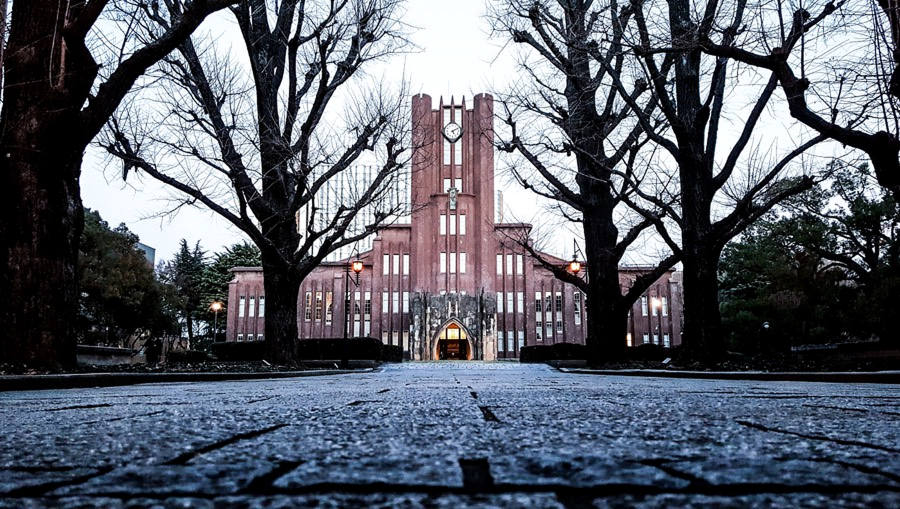
#> input picture assets/charity/venue/todai_avenue.jpg, 2700 x 1527 px, found by its file name (shown at 1/3 size)
$ python upscale_2026-08-31.py
#> lines starting #> are read from the running program, lines starting #| are printed output that depends on the picture
#> in process, opened is the input picture: PIL image 2700x1527 RGB; mean R, G, B 90.9, 95.7, 106.5
#!/usr/bin/env /usr/bin/python3
"""Conservative, non-generative upscaling for the three supplied JPEGs."""

from pathlib import Path

import numpy as np
from PIL import Image, ImageFilter


JOBS = (
    ("todai_avenue.jpg", "todai_avenue_hq.jpg", (2700, 1527)),
    ("yasuda_hall.jpg", "yasuda_hall_hq.jpg", (2560, 1708)),
    ("celavi_blue.jpg", "celavi_blue_hq.jpg", (2128, 1416)),
)

INPUT_DIR = Path("in")
OUTPUT_DIR = Path("out")


def selective_denoise(image: Image.Image) -> Image.Image:
    """Blend a tiny blur into flat areas, with slightly more weight in shadows."""
    source = np.asarray(image, dtype=np.float32)
    local_mean = np.asarray(image.filter(ImageFilter.GaussianBlur(1.15)), dtype=np.float32)
    gentle_blur = np.asarray(image.filter(ImageFilter.GaussianBlur(0.55)), dtype=np.float32)

    luma = source[..., 0] * 0.2126 + source[..., 1] * 0.7152 + source[..., 2] * 0.0722
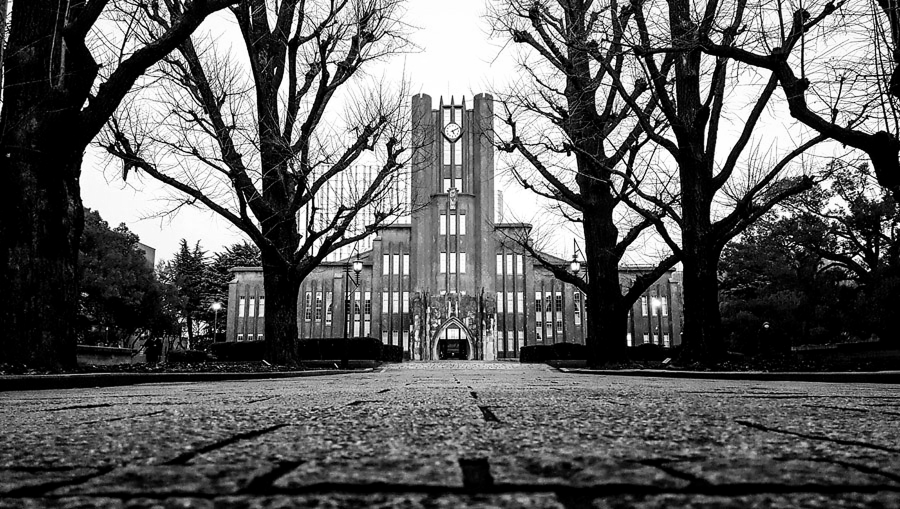
#> luma: shape (1527, 2700) float32 (shown at 1/3 size); min 0, max 255, mean 95.5
    detail = np.mean(np.abs(source - local_mean), axis=2)
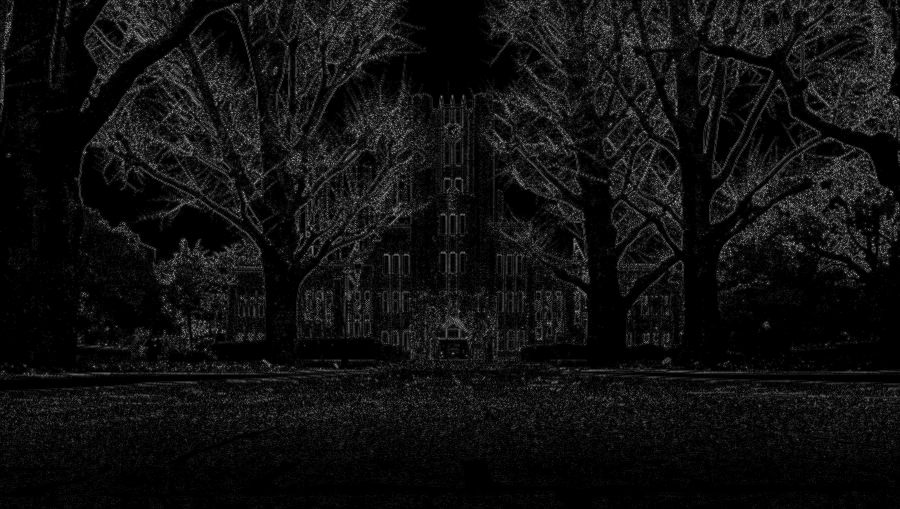
#> detail: shape (1527, 2700) float32 (shown at 1/3 size); min 0, max 86.67, mean 5.8; drawn with min black and max white

    # The mask quickly falls to zero at edges/textures. Shadows receive at most
    # a small additional blend, which suppresses noise without waxy detail loss.
    flatness = np.clip((8.0 - detail) / 8.0, 0.0, 1.0)
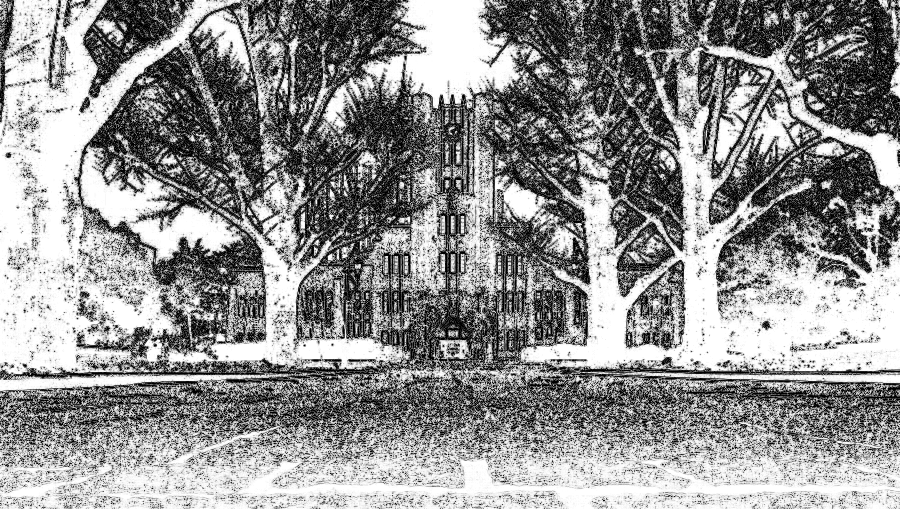
#> flatness: shape (1527, 2700) float32 (shown at 1/3 size); min 0, max 1, mean 0.572
    darkness = np.clip((105.0 - luma) / 105.0, 0.0, 1.0)
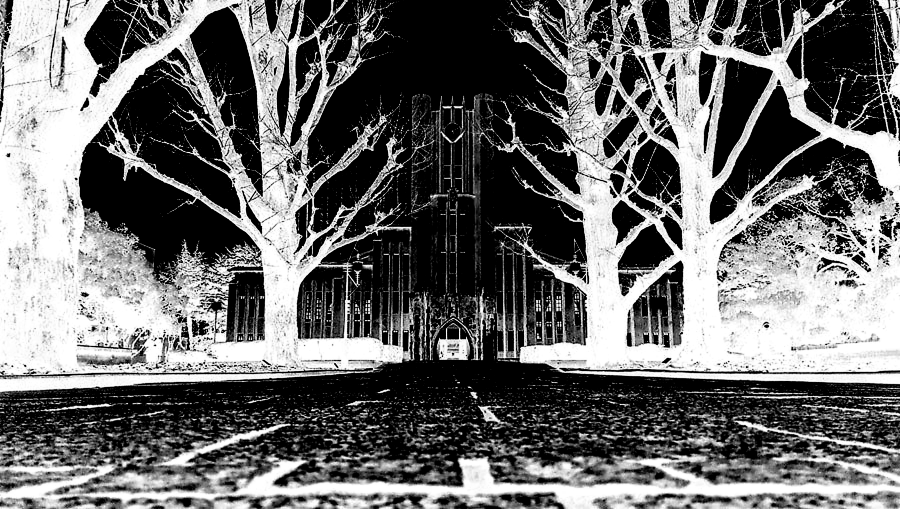
#> darkness: shape (1527, 2700) float32 (shown at 1/3 size); min 0, max 1, mean 0.426
    amount = flatness * (0.08 + 0.10 * darkness)
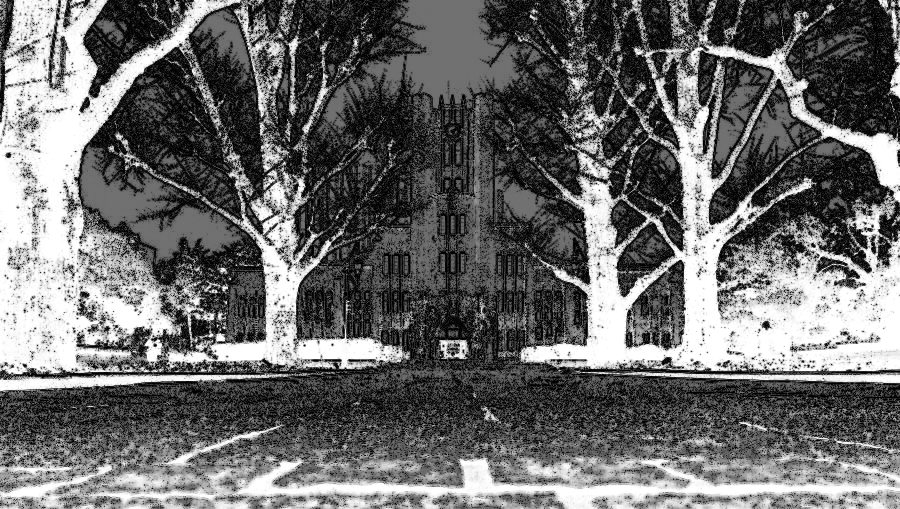
#> amount: shape (1527, 2700) float32 (shown at 1/3 size); min 0, max 0.18, mean 0.0759; drawn with min black and max white
    result = source * (1.0 - amount[..., None]) + gentle_blur * amount[..., None]
    return Image.fromarray(np.clip(np.rint(result), 0, 255).astype(np.uint8))


def luma_contrast(image: Image.Image, factor: float = 1.04) -> Image.Image:
    """Raise luminance contrast without directly scaling color saturation."""
#> called with factor = 1.04
    rgb = np.asarray(image, dtype=np.float32)
    luma = rgb[..., 0] * 0.2126 + rgb[..., 1] * 0.7152 + rgb[..., 2] * 0.0722
    adjusted_luma = (luma - 127.5) * factor + 127.5
    result = rgb + (adjusted_luma - luma)[..., None]
    return Image.fromarray(np.clip(np.rint(result), 0, 255).astype(np.uint8))


def process(source_path: Path, output_path: Path, target_size: tuple[int, int]) -> None:
    with Image.open(source_path) as opened:
        image = opened.convert("RGB")
        image = image.resize(target_size, Image.Resampling.LANCZOS)

    # Low amount and a small radius recover interpolation softness while keeping
    # bright/dark edge overshoot (visible halos) restrained.
    image = image.filter(ImageFilter.UnsharpMask(radius=1.25, percent=55, threshold=3))
    image = selective_denoise(image)
    image = luma_contrast(image, factor=1.04)
    image.save(output_path, "JPEG", quality=95, subsampling=0, optimize=True)


def main() -> None:
    OUTPUT_DIR.mkdir(parents=True, exist_ok=True)
    for source_name, output_name, target_size in JOBS:
        source_path = INPUT_DIR / source_name
        output_path = OUTPUT_DIR / output_name
        process(source_path, output_path, target_size)
        print(f"{source_path} -> {output_path} {target_size[0]}x{target_size[1]}")
#> pass 2 of the loop in main, `for source_name, output_name, target_size in JOBS:`:
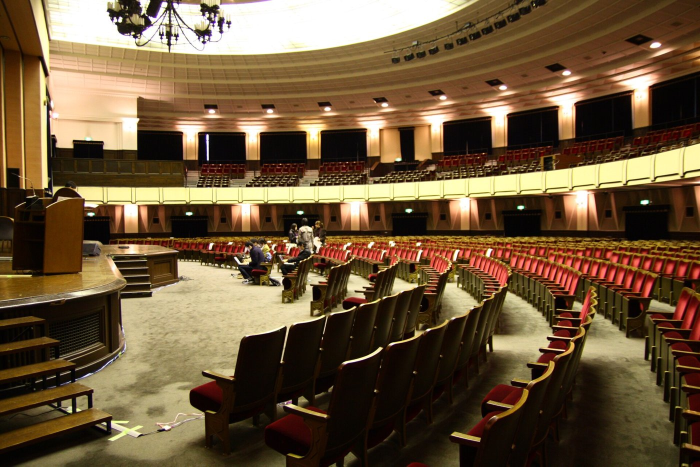
#> input picture assets/charity/venue/yasuda_hall.jpg, 1400 x 933 px, found by its file name (shown at 1/2 size)
#> in process, opened is the input picture: PIL image 1400x933 RGB; mean R, G, B 109.3, 86.6, 58.6
#> source: shape (1708, 2560, 3) float32
#> local_mean: shape (1708, 2560, 3) float32
#> gentle_blur: shape (1708, 2560, 3) float32
#> detail: shape (1708, 2560) float32
#> flatness: shape (1708, 2560) float32
#> in selective_denoise (call 2), `darkness = np.clip((105.0 - luma) / 105.0, 0.0, 1.0)`:
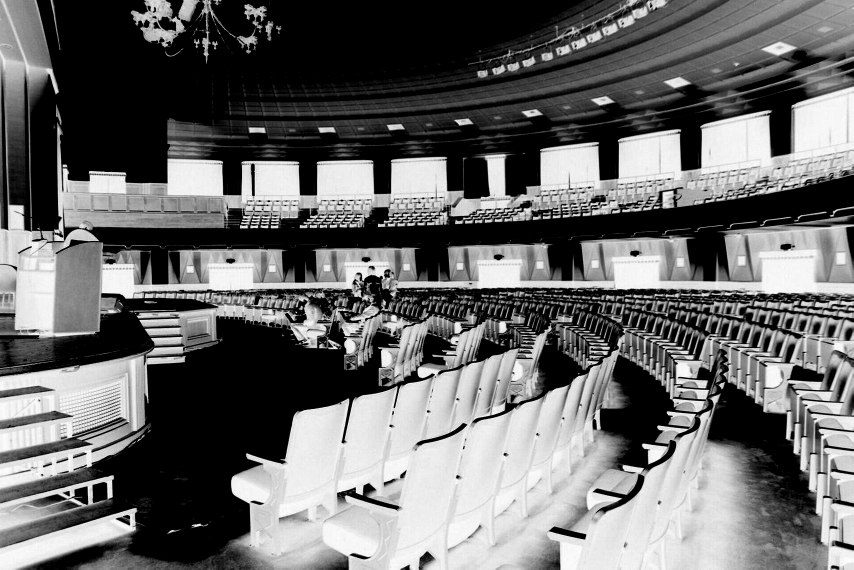
#> darkness: shape (1708, 2560) float32 (shown at 1/3 size); min 0, max 1, mean 0.416
#> in selective_denoise (call 2), `amount = flatness * (0.08 + 0.10 * darkness)`:
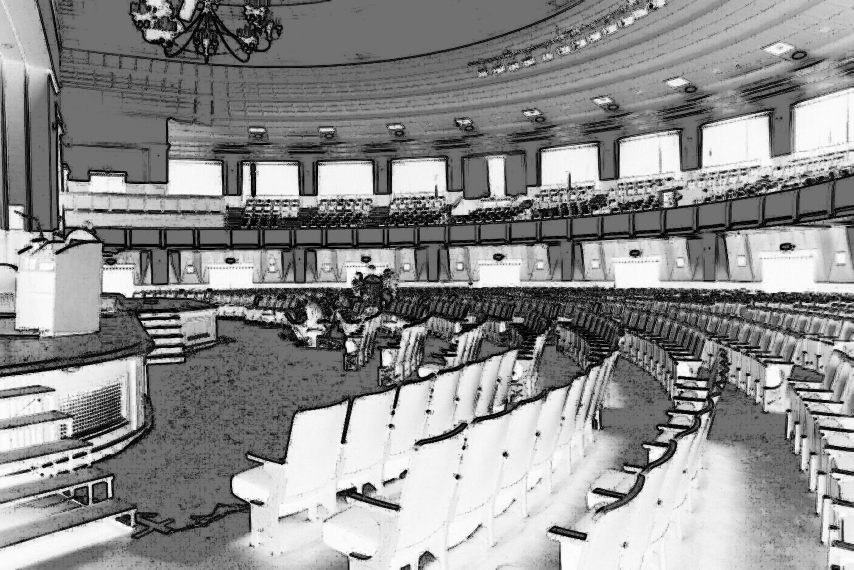
#> amount: shape (1708, 2560) float32 (shown at 1/3 size); min 0, max 0.18, mean 0.1; drawn with min black and max white
#> rgb: shape (1708, 2560, 3) float32
#> adjusted_luma: shape (1708, 2560) float32
#> pass 3 of the loop in main, `for source_name, output_name, target_size in JOBS:`:
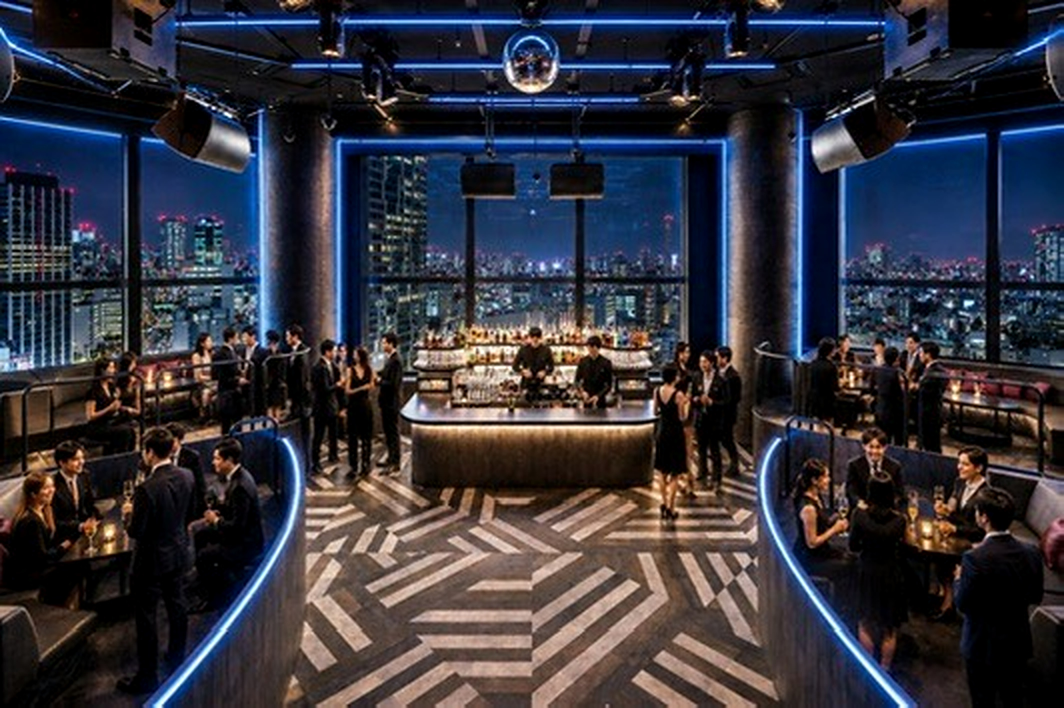
#> input picture assets/charity/venue/celavi_blue.jpg, 2128 x 1416 px, found by its file name (shown at 1/2 size)
#> in process, opened is the input picture: PIL image 2128x1416 RGB; mean R, G, B 53.7, 52.6, 61.7
#> source: shape (1416, 2128, 3) float32
#> local_mean: shape (1416, 2128, 3) float32
#> gentle_blur: shape (1416, 2128, 3) float32
#> detail: shape (1416, 2128) float32
#> flatness: shape (1416, 2128) float32
#> in selective_denoise (call 3), `darkness = np.clip((105.0 - luma) / 105.0, 0.0, 1.0)`:
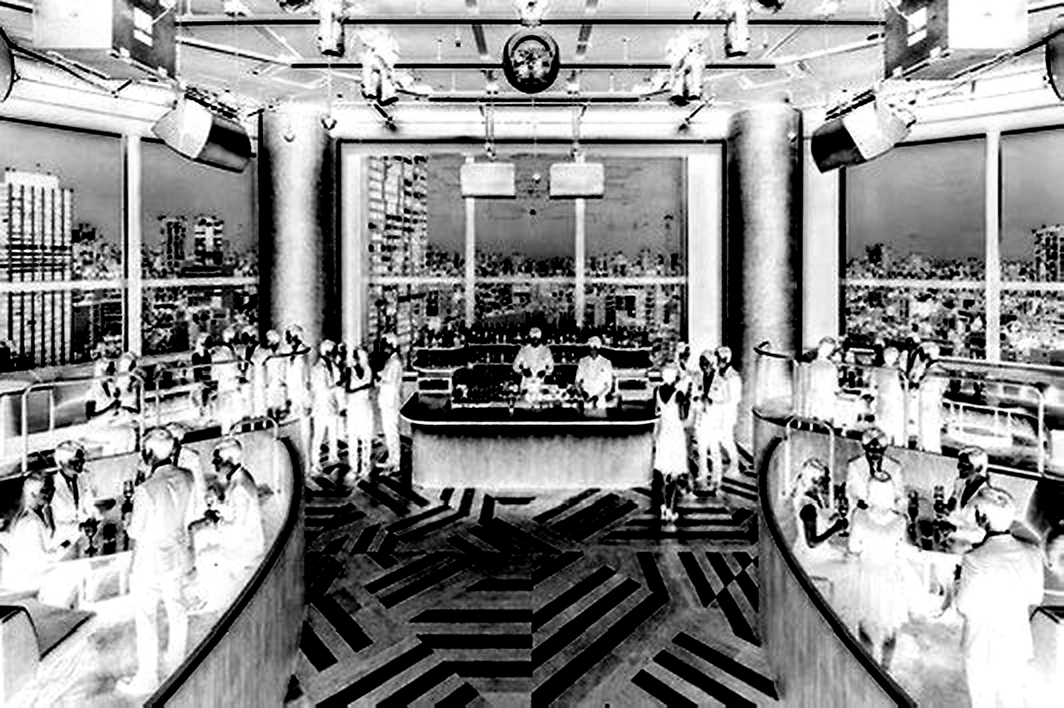
#> darkness: shape (1416, 2128) float32 (shown at 1/2 size); min 0, max 1, mean 0.56
#> in selective_denoise (call 3), `amount = flatness * (0.08 + 0.10 * darkness)`:
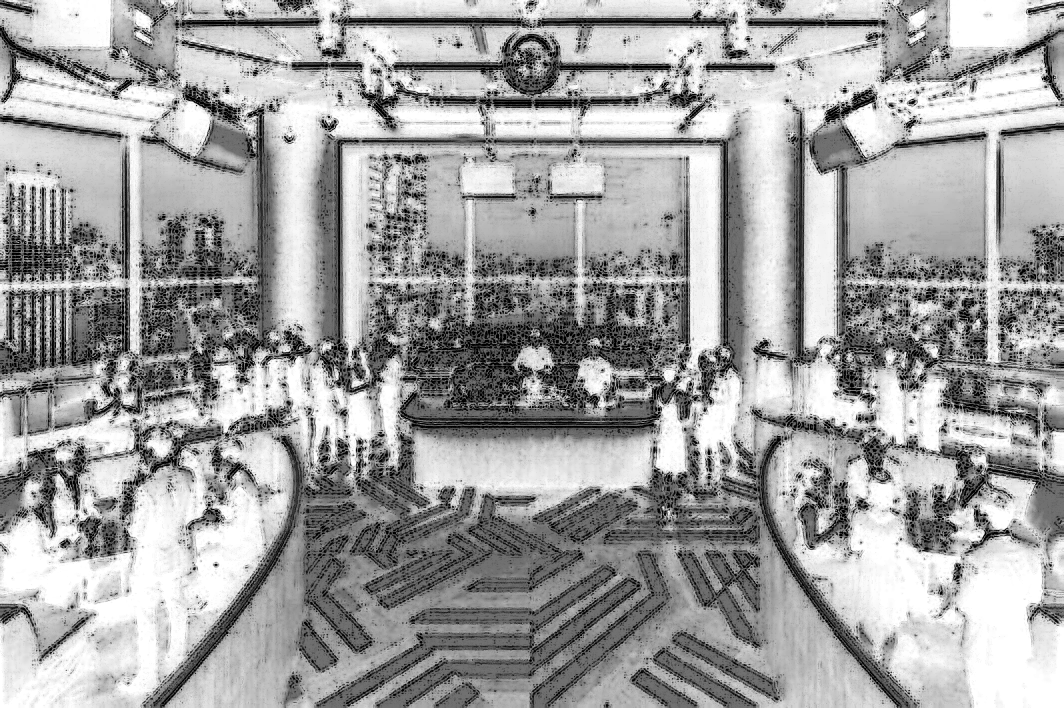
#> amount: shape (1416, 2128) float32 (shown at 1/2 size); min 0, max 0.18, mean 0.114; drawn with min black and max white
#> rgb: shape (1416, 2128, 3) float32


if __name__ == "__main__":
    main()
